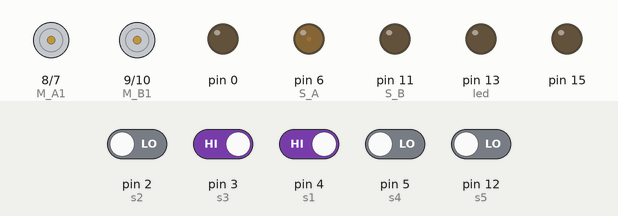
Recording of a sketch running on a simulated Arduino Uno, built with avr-gcc and run on an emulated ATmega328P. Parts: motor-driver pin pairs drawn as motors (green arrow = first pin HIGH = forward, orange = second pin HIGH = backward, longer = more drive), output pins drawn as LEDs (lit = HIGH). The test bench sets the inputs (shaded band); at power-on: pin 3 (s3), pin 4 (s1) HIGH, pin 2 (s2), pin 5 (s4), pin 12 (s5) LOW.

Above: at 1.4 s.
1.5 s: pin 2 (s2) driven HIGH
At 2.1 s:
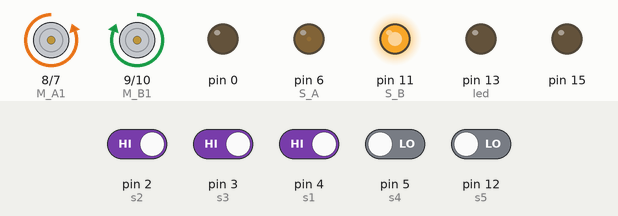
3.0 s: pin 2 (s2) driven LOW and pin 3 (s3) driven LOW
At 4.3 s:
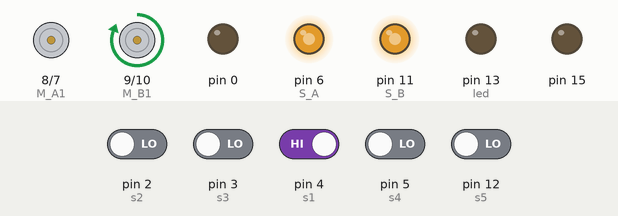
4.6 s: pin 4 (s1) driven LOW
6.2 s: pin 3 (s3) driven HIGH
At 6.9 s:
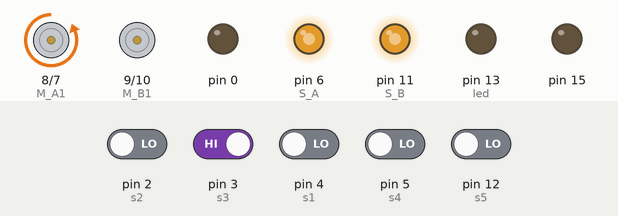
7.7 s: pin 2 (s2) driven HIGH and pin 5 (s4) driven HIGH
At 8.0 s:
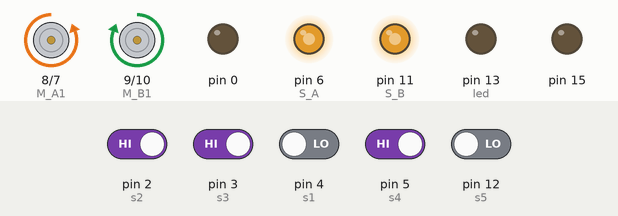
9.2 s: pin 2 (s2) driven LOW
At 10.3 s:
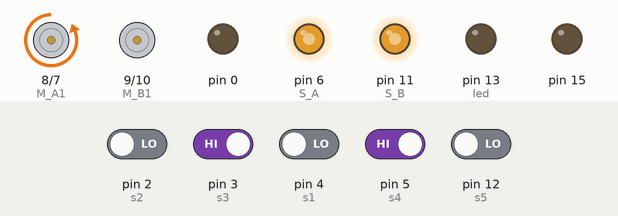
Timing chart, 0 to 11.7 s (numbered marks = the images above; inputs shaded):
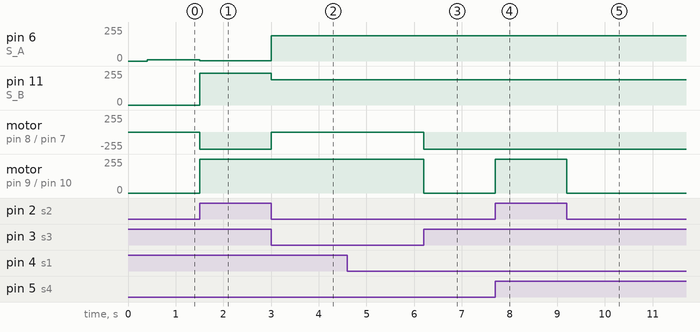

The sketch:

lfr_taimoor.ino
```cpp
#include <PID_v1.h>
int S_A = 6;  //speed motor a
int M_A1 = 8;  //motor a = +
int M_A2 = 7;  //motor a = -
int M_B1 = 9;  //motor b = -
int M_B2 = 10;  //motor b = +
int S_B = 11;   //speed motor b

int s1 = 4;  //2nd senor used for the detection of a black line
int s2 = 2;  //3rd senor used for the detection of a black line
int s3 = 3;  //4th senor used for the detection of a black line
int s4 = 5;  //This is right most sensor used for the detection of a check point
int s5 = 12; //This is left most sensor used for the detection of a check point

unsigned long prevt, currt;

int led = 13;
int dspeed=180;
//Define Variables we'll be connecting to
double Setpoint=0;
double Output;
double Deviation;
double Kp=25,Ki = 0,Kd = 2.5;
//Specify the links and initial tuning parameters
PID myPID(&Deviation, &Output, &Setpoint,Kp,Ki,Kd, DIRECT);

void setup()
{
  pinMode(M_B1, OUTPUT);
  pinMode(M_B2, OUTPUT);
  pinMode(M_A1, OUTPUT);
  pinMode(M_A2, OUTPUT);
  pinMode(S_B, OUTPUT);
  pinMode(S_A, OUTPUT);

  pinMode(led, OUTPUT);

  pinMode(s1, INPUT);
  pinMode(s2, INPUT);
  pinMode(s3, INPUT);
  pinMode(s4, INPUT);
  pinMode(s5, INPUT);

  delay(200);

  prevt = millis();
  //initialize the variables we're linked to
  Deviation= digitalRead(0);
  //turn the PID on
  myPID.SetMode(AUTOMATIC);
  prevt = millis();
}

void loop()
{

  currt = millis();
if(currt-prevt>100)
{
  double lms=dspeed-Output;
  double rms=dspeed+Output;
  prevt = currt;
  Deviation = getDeviation();
  myPID.Compute();
  analogWrite(rms,M_A1);
  analogWrite(lms,M_B1);


}
if((digitalRead(s1)==LOW)&&(digitalRead(s2)==HIGH)&&(digitalRead(s3)==LOW))
{
  forword();
  if((digitalRead(s4)==HIGH)&&(digitalRead(s5)==HIGH))
{
  digitalWrite(led,HIGH);
  delay(100);
  digitalWrite(led,LOW);
}
else if ((digitalRead(s3) == HIGH)&&(digitalRead(s2) == HIGH)&&(digitalRead(s1) == HIGH))
{
  SturnLeft();
  if((digitalRead(s4)==HIGH)&&(digitalRead(s5)==HIGH))
{
  digitalWrite(led,HIGH);
  delay(100);
  digitalWrite(led,LOW);
}
  }
}
else if((digitalRead(s1)==HIGH)&&(digitalRead(s2)==HIGH)&&(digitalRead(s3)==HIGH))
{
  forword();
  if((digitalRead(s4)==HIGH)&&(digitalRead(s5)==HIGH))
{
  digitalWrite(led,HIGH);
  delay(100);
  digitalWrite(led,LOW);
}
}
else if ((digitalRead(s2) ==HIGH)&&(digitalRead(s3) == HIGH)&&(digitalRead(s4) == HIGH))
{
  SturnRight();
  if((digitalRead(s4)==HIGH)&&(digitalRead(s5)==HIGH))
{
  digitalWrite(led,HIGH);
  delay(100);
  digitalWrite(led,LOW);
}
}

else if((digitalRead(s1)==HIGH)&&(digitalRead(s2)==LOW)&&(digitalRead(s3)==LOW))
{
  turnRight();
  if((digitalRead(s4)==HIGH)&&(digitalRead(s5)==HIGH))
{
  digitalWrite(led,HIGH);
  delay(100);
  digitalWrite(led,LOW);
}

}

else if((digitalRead(s1)==LOW)&&(digitalRead(s2)==LOW)&&(digitalRead(s3)==HIGH))
{
  turnLeft();
  if((digitalRead(s4)==HIGH)&&(digitalRead(s5)==HIGH))
{
  digitalWrite(led,HIGH);
  delay(100);
  digitalWrite(led,LOW);
}
}

}


void forword()
{
digitalWrite(M_A1, LOW);
digitalWrite(M_A2, HIGH);
digitalWrite(M_B1, HIGH);
digitalWrite(M_B2, LOW);
analogWrite(S_A, 2);
analogWrite(S_B, 240);
}


void turnRight()
{
digitalWrite(M_A1, LOW);
digitalWrite(M_A2, LOW);
digitalWrite(M_B1, HIGH);
digitalWrite(M_B2, LOW);
analogWrite(S_A, 190);
analogWrite(S_B, 190);
}

void turnLeft()
{
digitalWrite(M_A1, LOW);
digitalWrite(M_A2, HIGH);
digitalWrite(M_B1, LOW);
digitalWrite(M_B2, LOW);
analogWrite(S_A, 190);
analogWrite(S_B, 190);
}
void SturnLeft()
{
digitalWrite(M_A1, HIGH);
digitalWrite(M_A2, LOW);
digitalWrite(M_B1, LOW);
digitalWrite(M_B2, HIGH);
analogWrite(S_A, 190);
analogWrite(S_B, 190);
}
void SturnRight()
{
digitalWrite(M_A1, LOW);
digitalWrite(M_A2, HIGH);
digitalWrite(M_B1, HIGH);
digitalWrite(M_B2, LOW);
analogWrite(S_A, 190);
analogWrite(S_B, 190);
}

double getDeviation()
{
  int sen1=digitalRead(s1);
  int sen2=digitalRead(s2);
  int sen3=digitalRead(s3);
  double dev = (double) ((digitalRead(s1)*(-2.0)) + (digitalRead(s2)*(1.0)) + (digitalRead(s3)*(2.0))/(sen1+sen2+sen3));

  return(dev);
}
```

Measured:
- after the input at 1.5 s, pin 6 (S_A): 8/255 → 2/255 at once; pin 11 (S_B): 0/255 → 240/255 at once; motor on pin 8 (M_A1) / pin 7 (M_A2): stopped → backward 255/255 at once; motor on pin 9 (M_B1) / pin 10 (M_B2): stopped → forward 255/255 at once
- after the input at 3.0 s, pin 6 (S_A): 2/255 → 190/255 at once; pin 11 (S_B): 240/255 → 190/255 at once; motor on pin 8 (M_A1) / pin 7 (M_A2): backward 255/255 → stopped at once
- after the input at 6.2 s, motor on pin 8 (M_A1) / pin 7 (M_A2): stopped → backward 255/255 at once; motor on pin 9 (M_B1) / pin 10 (M_B2): forward 255/255 → stopped at once
- after the input at 7.7 s, motor on pin 9 (M_B1) / pin 10 (M_B2): stopped → forward 255/255 at once
- after the input at 9.2 s, motor on pin 9 (M_B1) / pin 10 (M_B2): forward 255/255 → stopped at once
